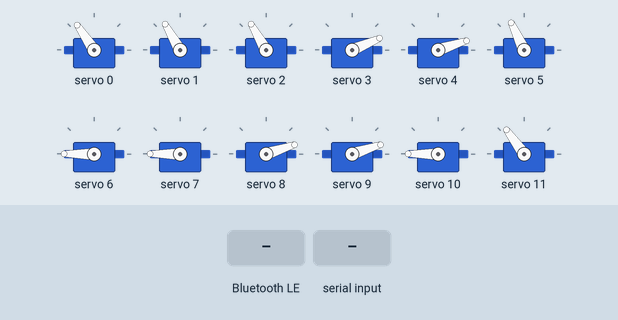
The sketch below on a simulated ESP32. Parts: 12 × servo. The inputs (shaded band) are chosen by the test bench. Nothing arrives over Bluetooth unless stated; a phone connects over Bluetooth LE 3 s after start; what the sketch prints to the serial monitor is not drawn.

Above: at 1.3 s.
1.4 s: Bluetooth LE write "w" received
At 3.8 s:
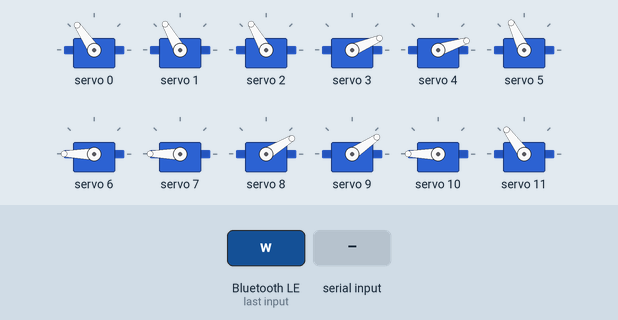
4.4 s: "a" received over Serial
At 5.34 s:
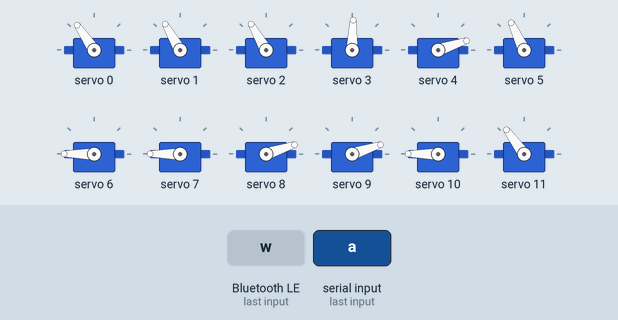
7.4 s: Bluetooth LE write "p" received
At 8.8 s:
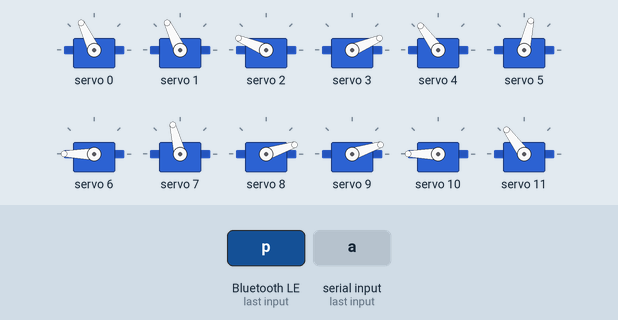
10.4 s: Bluetooth LE write "k" received
At 11.3 s:
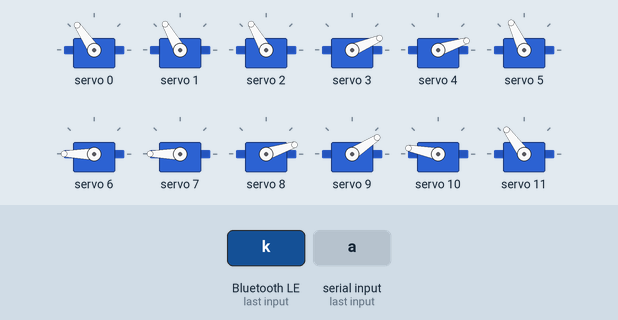
13.4 s: Bluetooth LE write "a" received
At 13.83 s:
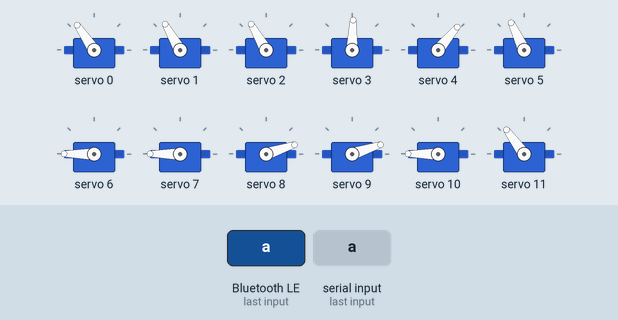
Timing chart, 0 to 16.7 s (numbered marks = the images above; inputs shaded):
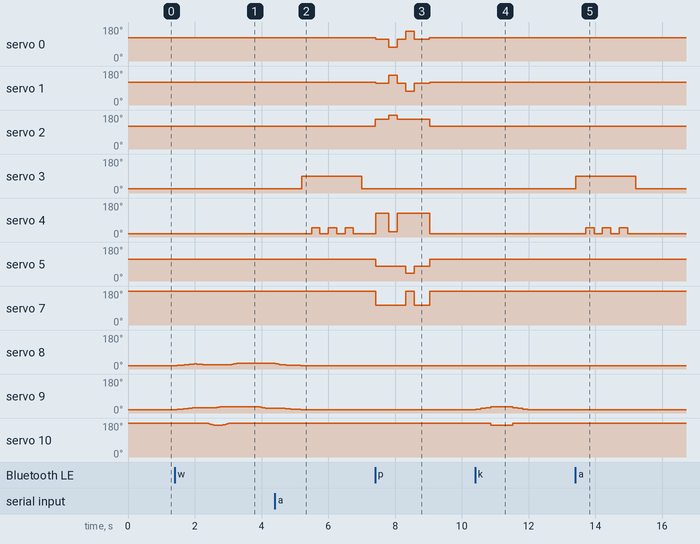

Measured:
- after the input at 1.4 s, servo 9: rises from 18° to 34° in 1.3 s, then falls to 24° in 1.3 s
- after the input at 4.4 s, servo 3: 23° → 88° after 0.80 s, → 23° 1.8 s later; servo 4: alternates 50° for 0.25 s and 18° for 0.25 s, 6 changes in all, then stays 18°, starting after 1.1 s
- after the input at 7.4 s, servo 0: 124° → 115° at once, → 72° 0.40 s later, → 115° 0.25 s later, → 158° 0.25 s later, … (6 changes in this stretch); servo 1: 120° → 115° at once, → 158° 0.40 s later, → 115° 0.25 s later, → 72° 0.25 s later, … (6 changes in this stretch)
- after the input at 10.4 s, servo 9: 18° → 21° at once, → 25° 0.15 s later, → 29° 0.15 s later, → 33° 0.15 s later, … (8 changes in this stretch); servo 10: 180° → 178° after 0.32 s, → 169° 0.15 s later, → 178° 0.65 s later, → 180° 0.15 s later
- after the input at 13.4 s, servo 3: 23° → 88° at once, → 23° 1.8 s later; servo 4: alternates 50° for 0.25 s and 18° for 0.25 s, 6 changes in all, then stays 18°, starting after 0.31 s

The sketch:

helios_ble.ino
```cpp
/*
 * ==========================================================
 *  HELIOS ☀  —  휴머노이드 로봇 (BLE 블루투스 버전)
 * ==========================================================
 *  보드: Arduino Nano ESP32  (BLE 내장)
 *  서보: PCA9685 16채널 드라이버
 *
 *  ▶ 이 파일 하나만 아두이노 IDE에 복붙 → 업로드.
 *
 *  필요 라이브러리:
 *    - Adafruit PWM Servo Driver Library   (라이브러리 매니저에서 설치)
 *    - ESP32 BLE (BLEDevice.h)             ← ESP32 보드 패키지에 기본 포함
 *
 *  ▶ 휴대폰 사용법 (nRF Connect 앱):
 *    1) 앱에서 SCAN → "HELIOS" 장치 찾기 → CONNECT
 *    2) Nordic UART Service (UUID 6E40...) 펼치기
 *    3) RX 특성(...0002...)의 화살표(⬆ Write) 누르기
 *    4) 데이터 타입을 "Text"로 바꾸고 아래 글자 입력 → SEND
 *         n = 중립(차렷)
 *         w = 앞으로 걷기 (좌우 한 번씩 시험)
 *         b = 뒤로 걷기 (좌우 한 번씩 시험)
 *         d = 옆으로 걷기(오른쪽)
 *         r = 제자리 회전
 *         a = 손 흔들기
 *         p = 지르기(펀치)
 *         k = 스쿼트
 *         s = 정지
 * ==========================================================
 */

#include <Wire.h>
#include <Adafruit_PWMServoDriver.h>
#include <BLEDevice.h>
#include <BLEServer.h>
#include <BLEUtils.h>
#include <BLE2902.h>

// ==========================================================
//  ▼▼▼ 설정 (하드웨어에 맞게 이 부분만 수정) ▼▼▼
// ==========================================================

#define PCA9685_ADDR   0x40
#define SERVO_FREQ     50
#define SERVO_PULSE_MIN  150
#define SERVO_PULSE_MAX  560   // MG90S에 맞게 조정

// 채널 번호 (배선표 그대로)
#define CH_HEAD        0
#define CH_WAIST       1
#define CH_R_SHO_PITCH 2
#define CH_R_SHO_ROLL  3
#define CH_R_ELBOW     4
#define CH_L_SHO_PITCH 5
#define CH_L_SHO_ROLL  6
#define CH_L_ELBOW     7
#define CH_R_HIP       8
#define CH_R_THIGH     9
#define CH_R_CALF      10
#define CH_R_ANKLE     11
#define CH_L_HIP       12
#define CH_L_THIGH     13
#define CH_L_CALF      14
#define CH_L_ANKLE     15
#define NUM_SERVOS     16

#define SERVO_MIN_ANGLE  0
#define SERVO_MAX_ANGLE  180

// 중립(차렷) 각도 [채널 0~15] — 조립한 홈 자세와 동일
// 오른쪽 0도 ↔ 왼쪽 180도 (좌우 서보가 거울로 장착됨)
const int neutral[NUM_SERVOS] = {
  98,  // 0  목(머리) (정면 보정)
  94,  // 1  허리 (정면 보정)
  94,  // 2  R 어깨 상하 (보정)
  5,   // 3  R 어깨 벌림 (보정)
  0,   // 4  R 팔꿈치
  90,  // 5  L 어깨 상하
  178, // 6  L 어깨 벌림 (보정)
  180, // 7  L 팔꿈치
  0,   // 8  R 고관절
  0,   // 9  R 허벅지
  170, // 10 R 종아리 (보정)
  100, // 11 R 발목 (보정)
  80,  // 12 L 고관절 (보정)
  170, // 13 L 허벅지 (보정)
  0,   // 14 L 종아리 (재조립: 직립=0)
  85   // 15 L 발목 (보정)
};

// 서보 방향 (반대로 움직이면 부호 뒤집기)
const int servoDir[NUM_SERVOS] = {
  +1, +1, +1, +1, +1, -1, -1, -1,
  +1, +1, +1, +1, -1, -1, -1, -1
};

// 채널별 안전 가동 범위 (측정값). 이 범위를 벗어나는 명령은 자동으로 막힘.
const int limitMin[NUM_SERVOS] = {
  17, 8, 0, 0, 0, 0, 0, 70,   // ch0/ch1: 홈(98/94) 기준 좌우 대칭 하한
  0, 0, 100, 40, 0, 100, 0, 0
};
const int limitMax[NUM_SERVOS] = {
  179, 180, 180, 180, 130, 180, 180, 180,
  90, 80, 180, 180, 90, 180, 80, 140
};

// 얕은 보행 시험값: 한 발 지지 능력과 관절 방향은 실물 검증 필요
#define GAIT_STEP_DELAY_MS  40   // 보행 각 단계의 20ms 프레임 배수
#define GAIT_TRANSITION_MS 400  // 차렷↔얕은 굽힘 전환
#define CROUCH_KNEE   20   // 지지 다리 굽힘
#define CROUCH_THIGH   9
#define CROUCH_ANKLE   0   // 발목 회전축 확인 전 추가 pitch 보정 없음
#define STEP_LIFT     10   // 드는 다리도 최대 30도 굽힘
#define STEP_STRIDE    6   // 허벅지 기준 9 +/- 6도: 음수 명령 방지
#define STEP_LEAN      4
#define HIP_BIAS       8   // 안쪽으로 모을 때도 R=2, L=78로 관절 범위 확보
#define LEAN_DIR     (+1)
#define ANKLE_P_DIR  (+1)
#define TURN_DIR     (+1)

// BLE UUID (Nordic UART Service)
#define NUS_SERVICE_UUID  "6E400001-B5A3-F393-E0A9-E50E24DCCA9E"
#define NUS_RX_UUID       "6E400002-B5A3-F393-E0A9-E50E24DCCA9E" // 폰 → 로봇
#define NUS_TX_UUID       "6E400003-B5A3-F393-E0A9-E50E24DCCA9E" // 로봇 → 폰

// ==========================================================
//  ▲▲▲ 설정 끝 ▲▲▲
// ==========================================================

Adafruit_PWMServoDriver pwm = Adafruit_PWMServoDriver(PCA9685_ADDR);
bool walking = false;
bool gaitPlanning = false;
int commanded[NUM_SERVOS];
int gaitTarget[NUM_SERVOS];

volatile char pendingCmd = 0;   // BLE 콜백이 여기에 명령을 넣음
bool deviceConnected = false;
BLECharacteristic *txChar;

// ---------- 서보 저수준 ----------
void writeAngle(uint8_t ch, int angle) {
  // 채널별 안전 범위로 제한
  if (angle < limitMin[ch]) angle = limitMin[ch];
  if (angle > limitMax[ch]) angle = limitMax[ch];
  if (gaitPlanning) { gaitTarget[ch] = angle; return; }
  commanded[ch] = angle;
  int pulse = map(angle, 0, 180, SERVO_PULSE_MIN, SERVO_PULSE_MAX);
  pwm.setPWM(ch, 0, pulse);
}
void moveJoint(uint8_t ch, int offset) {
  writeAngle(ch, neutral[ch] + servoDir[ch] * offset);
}

// ---------- 자세 ----------
void standNeutral() {
  for (uint8_t ch = 0; ch < NUM_SERVOS; ch++) writeAngle(ch, neutral[ch]);
}

// 보행에서만 목표를 모아 20ms 간격으로 보간한다. 실제 위치 피드백은 아님.
void beginGait() {
  for (int ch=0; ch<NUM_SERVOS; ++ch) gaitTarget[ch]=commanded[ch];
  gaitPlanning=true;
}
bool gaitMove(int ms) {
  int start[NUM_SERVOS];
  for (int ch=0; ch<NUM_SERVOS; ++ch) start[ch]=commanded[ch];
  int frames=max(1, ms/20);
  for (int i=1; i<=frames; ++i) {
    if (!walking || pendingCmd=='s' || pendingCmd=='n') {
      walking=false;
      gaitPlanning=false;
      return false; // 현재 명령 위치 유지. 전원 차단은 아님.
    }
    gaitPlanning=false;
    for (int ch=0; ch<NUM_SERVOS; ++ch)
      writeAngle(ch, start[ch]+(gaitTarget[ch]-start[ch])*i/frames);
    gaitPlanning=true;
    delay(20);
  }
  return true;
}
void finishGait() {
  standNeutral();
  gaitMove(GAIT_TRANSITION_MS);
  gaitPlanning=false;
}

// ---------- 다리 관절 제어 (현재 neutral 기준, 좌우 대칭) ----------
// 무릎 굽힘: bend>=0 (0=중립). R종아리 170→감소, L종아리 0→증가
void legKnee(bool R, int bend) {
  int ch = R ? CH_R_CALF : CH_L_CALF;
  writeAngle(ch, neutral[ch] + (R ? -bend : +bend));
}
// 허벅지 앞뒤: fwd>0 앞으로, <0 뒤로. R 허벅지 증가, L 허벅지 감소
void legThigh(bool R, int fwd) {
  int ch = R ? CH_R_THIGH : CH_L_THIGH;
  writeAngle(ch, neutral[ch] + (R ? +fwd : -fwd));
}
// 발목 앞뒤(pitch): 발 평평 유지용. p>0
void legAnkle(bool R, int p) {
  int ch = R ? CH_R_ANKLE : CH_L_ANKLE;
  writeAngle(ch, neutral[ch] + (R ? +p : -p) * ANKLE_P_DIR);
}
// 무게 좌우 이동(고관절). amt>0 = 오른쪽으로 기울임 (양쪽 같은 방향=몸 기울임)
void legLean(int amt) {
  writeAngle(CH_R_HIP, neutral[CH_R_HIP] + HIP_BIAS + amt * LEAN_DIR);
  writeAngle(CH_L_HIP, neutral[CH_L_HIP] - HIP_BIAS + amt * LEAN_DIR);
}
// 한 다리 옆으로 벌리기(고관절). out>0 = 바깥쪽 (옆걸음용)
void legSplay(bool R, int out) {
  int ch = R ? CH_R_HIP : CH_L_HIP;
  writeAngle(ch, neutral[ch] + (R ? +(HIP_BIAS+out) : -(HIP_BIAS+out)));
}

// ---------- 크라우치(앉은) 기본 자세 ----------
void crouch() {
  legLean(0);
  legKnee(true, CROUCH_KNEE);  legKnee(false, CROUCH_KNEE);
  legThigh(true, CROUCH_THIGH); legThigh(false, CROUCH_THIGH);
  legAnkle(true, CROUCH_ANKLE); legAnkle(false, CROUCH_ANKLE);
}

// ---------- 앞/뒤 한 걸음 (dir=+1 앞, -1 뒤 / swingR=오른다리) ----------
void stepLeg(bool swingR, int dir) {
  int st = swingR ? -1 : +1;                 // 지지발 쪽으로 기울임
  bool supportR = !swingR;
  legLean(st * STEP_LEAN);  if (!gaitMove(GAIT_STEP_DELAY_MS * 6)) return;   // 1) 무게 지지발로
  legKnee(swingR, CROUCH_KNEE + STEP_LIFT); if (!gaitMove(GAIT_STEP_DELAY_MS * 4)) return; // 2) 발 들기
  legThigh(swingR, CROUCH_THIGH + dir * STEP_STRIDE);    // 3) 든 발을 진행 방향으로
  legThigh(supportR, CROUCH_THIGH - dir * STEP_STRIDE / 2); // 지지 다리로 몸을 조금 밀기
  if (!gaitMove(GAIT_STEP_DELAY_MS * 4)) return;
  legKnee(swingR, CROUCH_KNEE); if (!gaitMove(GAIT_STEP_DELAY_MS * 4)) return; // 4) 발 내리기
  legLean(-st * STEP_LEAN); if (!gaitMove(GAIT_STEP_DELAY_MS * 4)) return; // 5) 착지한 발 쪽으로 무게 이동
  // 보폭은 유지한다. 뒤에 남은 발은 다음 stepLeg에서 들고 앞으로 옮긴다.
}
void walk(int dir, int steps) {   // dir: +1 앞 / -1 뒤
  beginGait();
  crouch(); if (!gaitMove(GAIT_TRANSITION_MS)) return;
  for (int i = 0; i < steps && walking; i++) {
    stepLeg(true, dir);  if (!walking) return;
    stepLeg(false, dir); if (!walking) return;
  }
  finishGait();
}

// ---------- 옆으로 걷기 (toRight=true 오른쪽) ----------
void strafe(bool toRight, int steps) {
  beginGait();
  crouch(); if (!gaitMove(GAIT_TRANSITION_MS)) return;
  for (int i = 0; i < steps && walking; i++) {
    int st = toRight ? -1 : +1;                // 진행 반대쪽(지지발)으로 기울임
    legLean(st * STEP_LEAN); if (!gaitMove(GAIT_STEP_DELAY_MS * 6)) return;   // 1) 무게 지지발로
    legKnee(toRight, CROUCH_KNEE + STEP_LIFT); if (!gaitMove(GAIT_STEP_DELAY_MS * 4)) return; // 2) 진행발 들기
    legSplay(toRight, STEP_STRIDE); if (!gaitMove(GAIT_STEP_DELAY_MS * 4)) return;  // 3) 진행발 옆으로
    legKnee(toRight, CROUCH_KNEE); if (!gaitMove(GAIT_STEP_DELAY_MS * 4)) return;   // 4) 내리기
    legLean(-st * STEP_LEAN); legSplay(toRight, STEP_STRIDE); // 벌린 발을 유지하며 무게 이동
    if (!gaitMove(GAIT_STEP_DELAY_MS * 5)) return;
    legKnee(!toRight, CROUCH_KNEE + STEP_LIFT); if (!gaitMove(GAIT_STEP_DELAY_MS * 4)) return; // 6) 뒤따르는 발 들기
    legSplay(toRight, 0); legSplay(!toRight, -STEP_STRIDE); // 7) 지지 다리 위로 몸을 옮기며 든 발 모으기
    if (!gaitMove(GAIT_STEP_DELAY_MS * 4)) return;
    legKnee(!toRight, CROUCH_KNEE); if (!gaitMove(GAIT_STEP_DELAY_MS * 3)) return; // 8) 착지
    legLean(0); if (!gaitMove(GAIT_STEP_DELAY_MS * 3)) return;
  }
  finishGait();
}

// ---------- 제자리 회전 (고관절 벌림 + 허리 비틀기 조합) ----------
// ※ 전용 회전(yaw) 관절이 없어서, 발 벌림+허리로 "비틀며 끌기" 방식 (약하게 돎)
void turnStep(int steps) {
  beginGait();
  crouch(); if (!gaitMove(GAIT_TRANSITION_MS)) return;
  for (int i = 0; i < steps && walking; i++) {
    // 지지발(오른)로 무게 → 왼발 들어 벌렸다 모으며 허리 비틀기
    legLean(-STEP_LEAN * TURN_DIR); if (!gaitMove(GAIT_STEP_DELAY_MS * 6)) return;
    legKnee(false, CROUCH_KNEE + STEP_LIFT); if (!gaitMove(GAIT_STEP_DELAY_MS * 4)) return;
    writeAngle(CH_WAIST, neutral[CH_WAIST] + 8 * TURN_DIR);   // 허리 비틀기
    legSplay(false, STEP_STRIDE); if (!gaitMove(GAIT_STEP_DELAY_MS * 4)) return;
    legKnee(false, CROUCH_KNEE); if (!gaitMove(GAIT_STEP_DELAY_MS * 4)) return;
    legLean(STEP_LEAN * TURN_DIR); if (!gaitMove(GAIT_STEP_DELAY_MS * 5)) return;
    legKnee(true, CROUCH_KNEE + STEP_LIFT); if (!gaitMove(GAIT_STEP_DELAY_MS * 4)) return;
    writeAngle(CH_WAIST, neutral[CH_WAIST]);                   // 허리 복귀(몸 끌림)
    legSplay(false, 0); if (!gaitMove(GAIT_STEP_DELAY_MS * 4)) return;
    legKnee(true, CROUCH_KNEE); legLean(0); if (!gaitMove(GAIT_STEP_DELAY_MS * 3)) return;
  }
  finishGait();
}

// ---------- 손 흔들기 ----------
void waveHand() {
  moveJoint(CH_R_SHO_ROLL, 60); delay(300);
  for (int i = 0; i < 3; i++) {
    moveJoint(CH_R_ELBOW, 30);  delay(250);
    moveJoint(CH_R_ELBOW, -10); delay(250);
  }
  moveJoint(CH_R_ELBOW, 0);
  moveJoint(CH_R_SHO_ROLL, 0);
}

// ---------- 지르기(펀치) 콤보 ----------
// 팔 동작은 moveJoint 오프셋으로 좌우 자동 대칭 처리 (servoDir 반영).
// 실제 로봇에서 방향이 어색하면 아래 값의 부호/크기를 조정하세요.
#define GUARD_ELBOW    100  // 가드 시 팔꿈치 굽힘
#define GUARD_SHOULDER  35  // 가드 시 어깨 살짝 들기
#define PUNCH_ELBOW     10  // 지를 때 팔꿈치 펴기 (작을수록 곧게)
#define PUNCH_SHOULDER  70  // 지를 때 어깨 앞으로
#define WAIST_TWIST     40  // 지를 때 몸통 회전 각도

// 몸통 회전 (머리는 반대로 돌려 정면 고정)
//  dir>0 한쪽 / dir<0 반대쪽 / dir=0 정면. 방향이 반대면 부호를 바꾸세요.
void torsoTwist(int dir) {
  int w = 90 + dir * WAIST_TWIST;
  writeAngle(CH_WAIST, w);
  writeAngle(CH_HEAD, 180 - w);   // 머리를 반대로 돌려 정면 유지
}

// 한 팔 가드 자세 (몸통 정면)
void armGuard(bool isRight) {
  moveJoint(isRight ? CH_R_SHO_PITCH : CH_L_SHO_PITCH, GUARD_SHOULDER);
  moveJoint(isRight ? CH_R_ELBOW     : CH_L_ELBOW,     GUARD_ELBOW);
  torsoTwist(0);
}
// 한 팔 지르기 (앞으로 뻗기 + 몸통 회전)
//  오른손 지르기 → 몸통 왼쪽 / 왼손 지르기 → 몸통 오른쪽
void armPunch(bool isRight) {
  moveJoint(isRight ? CH_R_SHO_PITCH : CH_L_SHO_PITCH, PUNCH_SHOULDER);
  moveJoint(isRight ? CH_R_ELBOW     : CH_L_ELBOW,     PUNCH_ELBOW);
  torsoTwist(isRight ? +1 : -1);
}

// 가드 → 오른손 지르기 → 가드 → 왼손 지르기 → 가드 → 차렷
void punchCombo() {
  armGuard(true); armGuard(false);   // 1) 양손 가드 올리기
  delay(400);

  armPunch(true);  delay(250);       // 2) 오른손 지르기
  armGuard(true);  delay(250);       // 3) 오른손 가드 복귀

  armPunch(false); delay(250);       // 4) 왼손 지르기
  armGuard(false); delay(250);       // 5) 왼손 가드 복귀

  delay(200);
  standNeutral();                    // 6) 차렷 자세로
}

// ---------- 무릎 구부리기 (스쿼트) ----------
#define SQUAT_KNEE   30   // 얕은 스쿼트: 중립에서 무릎 30도 굽힘
#define SQUAT_THIGH  14   // 기존 무릎/허벅지 비율 유지 (30 * 30 / 65 반올림)
#define SQUAT_STEPS   4   // 부드럽게 나눌 단계 수

// 양 다리를 amt(0~SQUAT_KNEE)만큼 굽힌 자세로
void squatPose(int knee, int thigh) {
  legKnee(true, knee);  legKnee(false, knee);
  legThigh(true, thigh); legThigh(false, thigh);
}

// 앉았다 일어서기
void squat() {
  // 내려가기 (단계별로 부드럽게)
  for (int i = 1; i <= SQUAT_STEPS; i++) {
    squatPose(SQUAT_KNEE * i / SQUAT_STEPS, SQUAT_THIGH * i / SQUAT_STEPS);
    delay(150);
  }
  delay(500);   // 앉은 자세 유지
  // 올라오기
  for (int i = SQUAT_STEPS - 1; i >= 0; i--) {
    squatPose(SQUAT_KNEE * i / SQUAT_STEPS, SQUAT_THIGH * i / SQUAT_STEPS);
    delay(150);
  }
  standNeutral();
}

// ---------- 폰으로 상태 문자 보내기 ----------
void notifyPhone(const char *msg) {
  if (deviceConnected && txChar) {
    txChar->setValue((uint8_t *)msg, strlen(msg));
    txChar->notify();
  }
}

// ---------- BLE 콜백 ----------
class ServerCallbacks : public BLEServerCallbacks {
  void onConnect(BLEServer *s) { deviceConnected = true; }
  void onDisconnect(BLEServer *s) {
    deviceConnected = false;
    walking = false;
    BLEDevice::startAdvertising();   // 다시 광고해서 재연결 가능하게
  }
};

class RxCallbacks : public BLECharacteristicCallbacks {
  void onWrite(BLECharacteristic *c) {
    String v = c->getValue().c_str();
    for (unsigned int i = 0; i < v.length(); i++) {
      char ch = v[i];
      if (ch=='n'||ch=='w'||ch=='b'||ch=='d'||ch=='r'||ch=='a'||ch=='s'||ch=='p'||ch=='k') pendingCmd = ch;
    }
  }
};

// ---------- 명령 처리 ----------
void handleCommand(char cmd) {
  switch (cmd) {
    case 'n': walking = false; standNeutral();       notifyPhone("neutral\n"); break;
    case 'w': walking = true;  notifyPhone("forward\n");  walk(+1, 1); walking = false; break;
    case 'b': walking = true;  notifyPhone("backward\n"); walk(-1, 1); walking = false; break;
    case 'd': walking = true;  notifyPhone("strafe\n");   strafe(true, 1); walking = false; break;
    case 'r': walking = true;  notifyPhone("turn\n");     turnStep(1); walking = false; break;
    case 'a': notifyPhone("wave\n"); waveHand();      break;
    case 'p': notifyPhone("punch\n"); punchCombo();   break;
    case 'k': notifyPhone("squat\n"); squat();        break;
    case 's': walking = false; notifyPhone("stop\n"); break;
  }
}

// ---------- 셋업 / 루프 ----------
void setup() {
  Serial.begin(9600);
  Wire.begin();
  pwm.begin();
  pwm.setPWMFreq(SERVO_FREQ);
  delay(100);
  standNeutral();

  // BLE 시작
  BLEDevice::init("HELIOS");
  BLEServer *server = BLEDevice::createServer();
  server->setCallbacks(new ServerCallbacks());

  BLEService *service = server->createService(NUS_SERVICE_UUID);

  // RX: 폰 → 로봇 (Write)
  BLECharacteristic *rxChar = service->createCharacteristic(
    NUS_RX_UUID, BLECharacteristic::PROPERTY_WRITE | BLECharacteristic::PROPERTY_WRITE_NR);
  rxChar->setCallbacks(new RxCallbacks());

  // TX: 로봇 → 폰 (Notify)
  txChar = service->createCharacteristic(
    NUS_TX_UUID, BLECharacteristic::PROPERTY_NOTIFY);
  txChar->addDescriptor(new BLE2902());

  service->start();

  BLEAdvertising *adv = BLEDevice::getAdvertising();
  adv->addServiceUUID(NUS_SERVICE_UUID);
  adv->setScanResponse(true);
  BLEDevice::startAdvertising();

  Serial.println(F("HELIOS BLE ready. Advertising as 'HELIOS'."));
}

void loop() {
  // 유선 시리얼로도 명령 가능
  if (Serial.available()) {
    char c = Serial.read();
    if (c=='n'||c=='w'||c=='a'||c=='s') pendingCmd = c;
  }
  // BLE로 받은 명령 처리
  if (pendingCmd) {
    char c = pendingCmd;
    pendingCmd = 0;
    handleCommand(c);
  }
}
```
